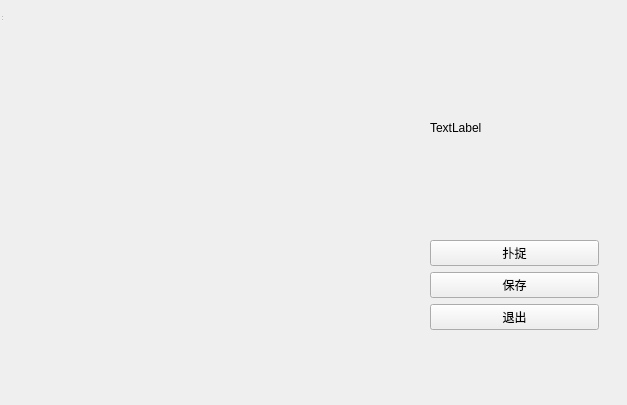
<?xml version="1.0" encoding="UTF-8"?>
<ui version="4.0">
 <class>Camera</class>
 <widget class="QWidget" name="Camera">
  <property name="geometry">
   <rect>
    <x>0</x>
    <y>0</y>
    <width>627</width>
    <height>405</height>
   </rect>
  </property>
  <property name="windowTitle">
   <string>MainWindow</string>
  </property>
  <widget class="QWidget" name="centralWidget" native="true">
   <property name="geometry">
    <rect>
     <x>0</x>
     <y>0</y>
     <width>620</width>
     <height>351</height>
    </rect>
   </property>
   <widget class="QWidget" name="verticalLayoutWidget">
    <property name="geometry">
     <rect>
      <x>10</x>
      <y>10</y>
      <width>391</width>
      <height>331</height>
     </rect>
    </property>
    <layout class="QVBoxLayout" name="ver111"/>
   </widget>
   <widget class="QWidget" name="verticalLayoutWidget_2">
    <property name="geometry">
     <rect>
      <x>419</x>
      <y>10</y>
      <width>191</width>
      <height>331</height>
     </rect>
    </property>
    <layout class="QVBoxLayout" name="vert2222">
     <item>
      <widget class="QLabel" name="label">
       <property name="text">
        <string>TextLabel</string>
       </property>
      </widget>
     </item>
     <item>
      <widget class="QPushButton" name="capture">
       <property name="text">
        <string>扑捉</string>
       </property>
      </widget>
     </item>
     <item>
      <widget class="QPushButton" name="save">
       <property name="text">
        <string>保存</string>
       </property>
      </widget>
     </item>
     <item>
      <widget class="QPushButton" name="quit">
       <property name="text">
        <string>退出</string>
       </property>
      </widget>
     </item>
    </layout>
   </widget>
  </widget>
  <widget class="QToolBar" name="mainToolBar">
   <property name="geometry">
    <rect>
     <x>0</x>
     <y>0</y>
     <width>8</width>
     <height>17</height>
    </rect>
   </property>
  </widget>
  <widget class="QStatusBar" name="statusBar">
   <property name="geometry">
    <rect>
     <x>0</x>
     <y>0</y>
     <width>3</width>
     <height>22</height>
    </rect>
   </property>
  </widget>
 </widget>
 <layoutdefault spacing="6" margin="11"/>
 <resources/>
 <connections/>
</ui>
